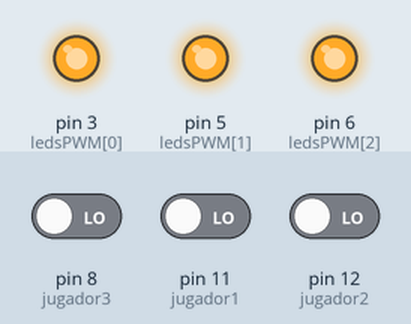
Simulated run of this sketch. Board: Arduino Uno, built with avr-gcc and run on an emulated ATmega328P. Shown: output pins drawn as LEDs (lit = HIGH). The test bench sets the inputs (shaded band); at power-on: pin 8 (jugador3) LOW, pin 11 (jugador1) LOW, pin 12 (jugador2) LOW.

Above: at 1.2 s.
1.3 s: pin 8 (jugador3) driven HIGH
At 2.7 s:
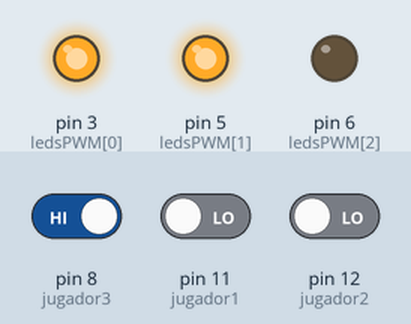
4.3 s: pin 11 (jugador1) driven HIGH
At 5.9 s:
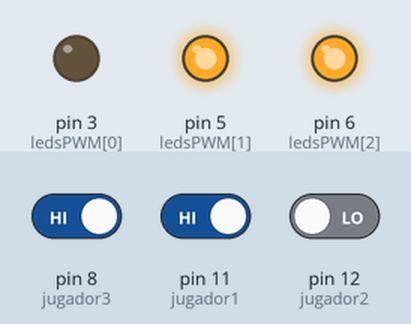
7.1 s: pin 11 (jugador1) driven LOW
At 8.7 s:
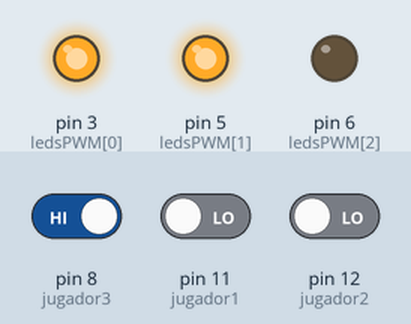
10.1 s: pin 12 (jugador2) driven HIGH
At 12.8 s:
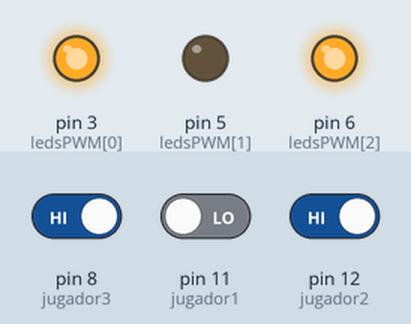
13.1 s: pin 12 (jugador2) driven LOW
At 14.7 s:
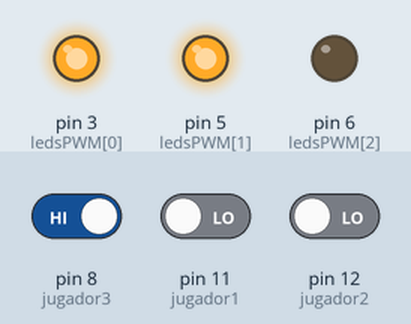
Timing chart, 0 to 17.1 s (numbered marks = the images above; inputs shaded):
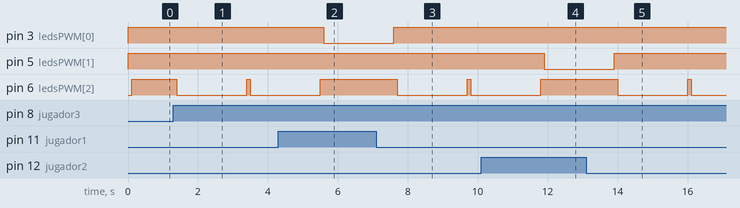

Measured:
- after the input at 1.3 s, pin 6 (ledsPWM[2]): HIGH → LOW after 0.10 s, → HIGH 2.0 s later, → LOW 0.10 s later
- after the input at 4.3 s, pin 3 (ledsPWM[0]): HIGH → LOW after 1.3 s; pin 6 (ledsPWM[2]): goes on until 5.5 s, then stays HIGH
- after the input at 7.1 s, pin 3 (ledsPWM[0]): goes on until 7.6 s, then stays HIGH; pin 6 (ledsPWM[2]): HIGH → LOW after 0.60 s, → HIGH 2.0 s later, → LOW 0.10 s later
- after the input at 10.1 s, pin 5 (ledsPWM[1]): HIGH → LOW after 1.8 s; pin 6 (ledsPWM[2]): goes on until 11.8 s, then stays HIGH
- after the input at 13.1 s, pin 5 (ledsPWM[1]): goes on until 13.9 s, then stays HIGH; pin 6 (ledsPWM[2]): HIGH → LOW after 0.90 s, → HIGH 2.0 s later, → LOW 0.10 s later

The sketch:

GeekPardi.ino
```cpp
//Entrada
int jugador1=11;
int jugador2=12;
int jugador3=8;

//Estado del boton en ceero
int estadobtn1=0;
int estadobtn2=0;
int estadobtn3=0;

//Areglo de Pines
int ledsPWM[]={3,5,6}; //Pins de slida PWM
int ledsEntre[]={11,12,8};//Pins de Entrda

void setup()
{
   /*
    Inicializamos Pines de Salida,Entrda y
    colocmos en cero el LedRGB
   */
  for (int i = 0; i < 2; i++) {
    pinMode(ledsPWM[i],OUTPUT);
    analogWrite(ledsPWM[i],255);
    pinMode(ledsEntre[i],INPUT);
  }
}

void loop()
{
    estadobtn1=digitalRead(jugador1);
    estadobtn2=digitalRead(jugador2);
    estadobtn3=digitalRead(jugador3);

    delay(100);

   if(estadobtn1==HIGH)
     {
       analogWrite(3,0);
       analogWrite(5,255);
       analogWrite(6,255);
       delay(2000);
     }else if(estadobtn2==HIGH)
             {
               analogWrite(5,0);
               analogWrite(3,255);
               analogWrite(6,255);
               delay(2000);
             }else if(estadobtn3==HIGH)
                     {
                       analogWrite(6,0);
                       analogWrite(5,255);
                       analogWrite(3,255);
                       delay(2000);
                     }
  analogWrite(3,255);
  analogWrite(5,255);
  analogWrite(6,255);
}
```
